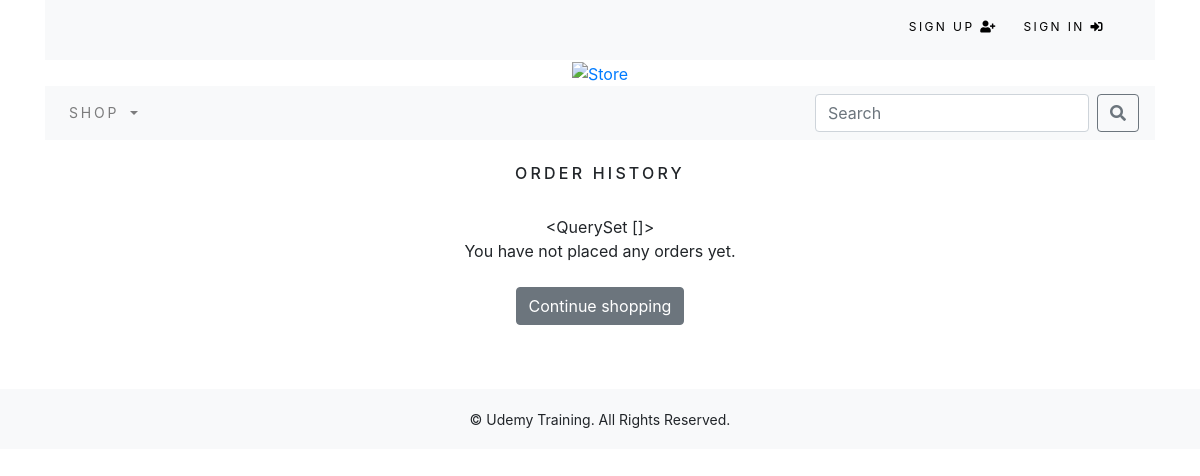
/order/history/ (signed in), run on an earlier commit of the app's database.
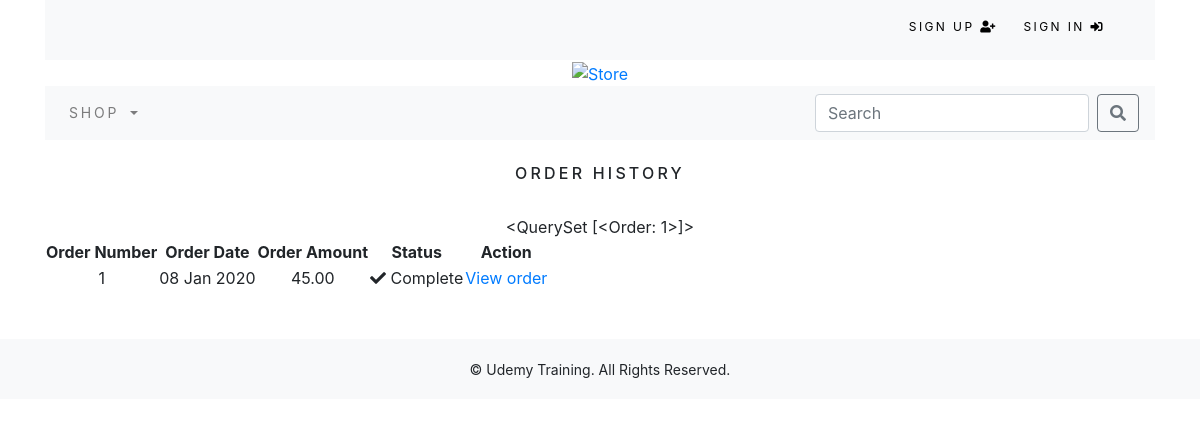
And on a later commit of the database.
### order/models.py (models this page shows)
class Order(models.Model):
    token = models.CharField(max_length=250, blank=True)
    total = models.DecimalField(max_digits=10, decimal_places=2, verbose_name='EUR Order Total')
    emailAddress = models.EmailField(max_length=250, blank=True, verbose_name='Email Address')
    created = models.DateTimeField(auto_now_add=True)
    billingName = models.CharField(max_length=250, blank=True)
    billingAddress1 = models.CharField(max_length=250, blank=True)
    billingCity = models.CharField(max_length=250, blank=True)
    billingPostcode = models.CharField(max_length=10, blank=True)
    billingCountry = models.CharField(max_length=200, blank=True)
    shippingName = models.CharField(max_length=250, blank=True)
    shippingAddress1 = models.CharField(max_length=250, blank=True)
    shippingCity = models.CharField(max_length=250, blank=True)
    shippingPostcode = models.CharField(max_length=20, blank=True)
    shippingCountry = models.CharField(max_length=200, blank=True)
    class Meta:
        db_table = 'Order'
        ordering = ['-created']
    def __str__(self):
        return str(self.id)

### order/views.py (the view)
# urls.py: path('history/', views.orderHistory, name='order_history'),
@login_required()
def orderHistory(request):
    if request.user.is_authenticated:
        email = str(request.user.email)
        order_details = Order.objects.filter(emailAddress=email)
    return render(request, 'order/orderslist.html', {'order_details':order_details})

### cart/context_processors.py (called while the page is built)
def counter(request):
    item_count = 0
    if 'admin' in request.path:
        return {}
    else:
        try:
            cart = Cart.objects.filter(cart_id=_cart_id(request))
            cart_items = CartItem.objects.all().filter(cart=cart[:1])
            for cart_item in cart_items:
                item_count += cart_item.quantity
        except Cart.DoesNotExist:
            item_count = 0
    return dict(item_count = item_count)

### cart/views.py (called while the page is built)
def _cart_id(request):
	cart = request.session.session_key
	if not cart:
		cart = request.session.create()
	return cart

### shop/context_processors.py (called while the page is built)
def menu_links(request):
        links = Category.objects.all()
        return dict(links=links)

### shop/models.py (called while the page is built)
	def get_url(self):
		return reverse('shop:products_by_category', args=[self.slug])

### order/templates/order/orderslist.html (shortened to what this page needs)
{% extends 'base.html' %}
{% load staticfiles %}
{% block content %}
  <div class="">
    <div class="text-center">
      <br>
      <h2 class="text-center my_title">Order History</h2>
      <br>
      {{ order_details }}
      {% if order_details %}
      <table>
        <thead>
          <tr>
            <th>Order Number</th>
            <th>Order Date</th>
            <th>Order Amount</th>
            <th>Status</th>
            <th>Action</th>
          </tr>
        </thead>
        <tbody>
          {% for order in order_details %}
          <tr>
            <td>{{ order.id }}</td>
            <td>{{ order.created|date:"d M Y"}}</td>
            <td>{{ order.total }}</td>
            <td><i class="fas fa-check"></i>&nbsp;Complete</td>
            <td><a href="{% url 'order:order_detail' order.id %}">View order</a></td>
          </tr>
          {% endfor %}
        </tbody>
      </table>
      {% else %}
      <p>You have not placed any orders yet.<br><br><a href="{% url 'shop:allProdCat' %}" class="btn btn-secondary">
        Continue shopping
      </a></p>
      {% endif %}
    </div>
  </div>
  <br>
  <br>
{% endblock %}

What changed in the data, as far as the page shows it:
added Order: id "<QuerySet [<Order: 1>]>", id "1", created "08 Jan 2020", total "45.00"
Also different on the page:
{{ order_details }}: "<QuerySet []>" → (not shown)
text no longer shown: "You have not placed any orders yet. Continue shopping"
text now shown: "Order Number Order Date Order Amount Status Action"
